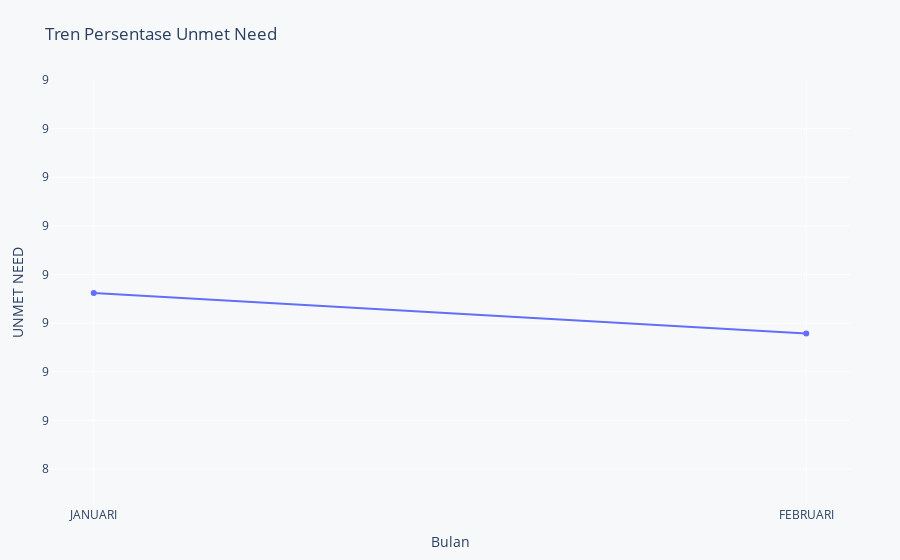

Write notebook code for a chart like this one.
### Code cell
aggregated = data_pus.filter(
    pl.col("KABUPATEN").is_in(filter_kabupaten),
    pl.col("KECAMATAN").is_in(filter_kecamatan),
    pl.col("KELURAHAN").is_in(filter_desa),
    pl.col("BULAN").is_in(bulan_hingga(filter_bulan))
).group_by('PROVINSI', 'BULAN').agg([
    pl.col("PUS").sum(),
    pl.col("UNMET NEED").sum()
]).with_columns(
    ((pl.col("UNMET NEED") / pl.col("PUS"))* 100).alias('UNMET NEED')
)

aggregated = aggregated.with_columns(
    pl.col("BULAN").replace(month_order).alias("month_num")
).sort("month_num").drop("month_num")

# Hitung nilai minimum untuk sumbu Y (Januari - 10%)
nilai_januari = aggregated.filter(pl.col("BULAN") == "JANUARI")["UNMET NEED"][0]
y_min = nilai_januari - (nilai_januari * 0.05)  # Januari - 10%
max_value = aggregated["UNMET NEED"].max() * 1.05

fig = px.line(
    aggregated,  # Langsung gunakan Polars DataFrame
    x="BULAN",
    y="UNMET NEED",
    title="Tren Persentase Unmet Need",
    labels={"BULAN": "Bulan", "PA": "Persentase Unmet Need"},
    markers=True  # Menambahkan dot (marker) di setiap titik
)
fig.update_yaxes(
    range=[y_min, max_value],
    tickformat=",.0f")  # `None` untuk batas atas otomatis 

fig.update_layout(
    showlegend=False,
    paper_bgcolor="#f6f8fa",
    plot_bgcolor="#f6f8fa",
    margin=dict(l=50, r=50, t=80, b=50)  # Padding: kiri, kanan, atas, bawah
)
fig.update_traces(
    hovertemplate="Bulan = %{x}<br>Persentase Unmet Need = %{y}%"
)

### Figure 1 — Plotly figure (JSON) as saved in the notebook; plotly's stock layout.template omitted (floating-point values rounded to 4 significant figures)
{"data": [{"hovertemplate": "Bulan = %{x}<br>Persentase Unmet Need = %{y}%", "legendgroup": "", "line": {"color": "#636efa", "dash": "solid"}, "marker": {"symbol": "circle"}, "mode": "lines+markers", "name": "", "orientation": "v", "showlegend": false, "type": "scatter", "x": ["JANUARI", "FEBRUARI"], "xaxis": "x", "y": [8.762, 8.679], "yaxis": "y"}], "layout": {"legend": {"tracegroupgap": 0}, "margin": {"b": 50, "l": 50, "r": 50, "t": 80}, "paper_bgcolor": "#f6f8fa", "plot_bgcolor": "#f6f8fa", "showlegend": false, "title": {"text": "Tren Persentase Unmet Need"}, "xaxis": {"anchor": "y", "domain": [0, 1], "title": {"text": "Bulan"}}, "yaxis": {"anchor": "x", "domain": [0, 1], "range": [8.324, 9.2], "tickformat": ",.0f", "title": {"text": "UNMET NEED"}}}}
